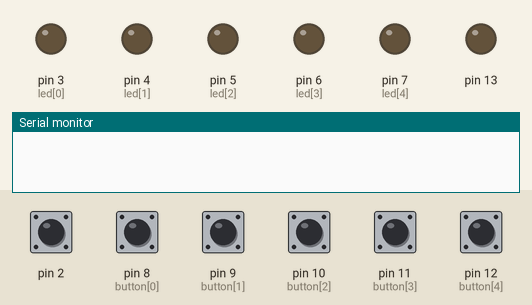
Simulated run of this sketch. Board: Arduino Uno, built with avr-gcc and run on an emulated ATmega328P. Shown: output pins drawn as LEDs (lit = HIGH), the last lines printed to the serial monitor. The test bench sets the inputs (shaded band); at power-on: pin 2, pin 8 (button[0]), pin 9 (button[1]), pin 10 (button[2]), pin 11 (button[3]), pin 12 (button[4]) HIGH.

Above: at 1.2 s.
1.3 s: pin 2 pulled LOW for 0.15 s
2.9 s: pin 8 (button[0]) pulled LOW for 0.15 s
At 3.8 s:
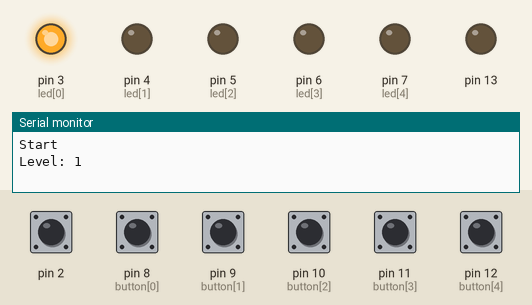
At 4.9 s:
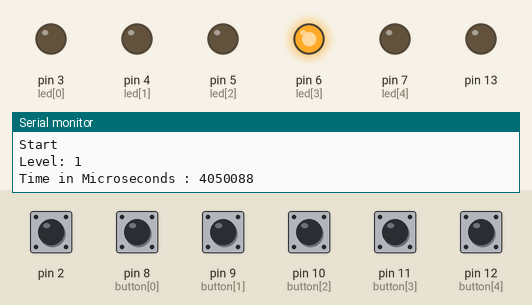
6.0 s: pin 9 (button[1]) pulled LOW for 0.15 s
At 6.8 s:
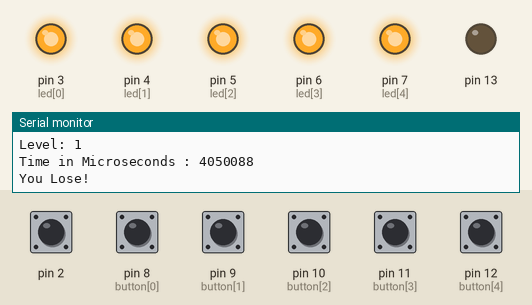
Timing chart, 0 to 9.0 s (numbered marks = the images above; inputs shaded):
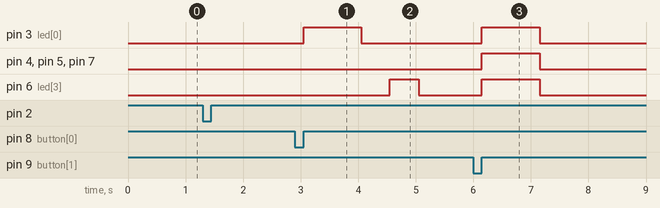

Measured:
- after the input at 2.9 s, pin 3 (led[0]): LOW → HIGH after 0.15 s, → LOW 1.0 s later; pin 6 (led[3]): LOW → HIGH after 1.7 s, → LOW 0.50 s later
- after the input at 6.0 s, pin 3 (led[0]), pin 4 (led[1]), pin 5 (led[2]), pin 6 (led[3]), pin 7 (led[4]): LOW → HIGH after 0.15 s, → LOW 1.0 s later

The sketch:

Fachon_Ke_Liye_Projekt.ino
```cpp
// MEMORY GAME
// on-off-reset pin = 2
// led pins = 3,4,5,6,7
// led buttons = 8,9,10,11,12
// win_light = 13

void setup()
{
    Serial.begin(115200);

    // win_light
    pinMode(13, OUTPUT);

    // led pins
    for (int i = 3; i <= 7; i++)
    {
        pinMode(i, OUTPUT);
    }

    // led buttons
    for (int i = 8; i <= 12; i++)
    {
        pinMode(i, INPUT);
        digitalWrite(i, HIGH); // Enable pull-up resistors
    }

    // start button
    pinMode(2, INPUT);
    digitalWrite(2, HIGH);
}

void loop()
{
    int led[] = {3, 4, 5, 6, 7};
    int button[] = {8, 9, 10, 11, 12};

    // BUTTONS TESTER

    //     while(1){
    //     int button_state[5];
    //     for(int i=0 ; i<5 ; i++){
    //         button_state[i] = 1 - digitalRead(button[i]);
    //         Serial.print(button_state[i]);
    //         Serial.print(" ");
    //     }
    //     Serial.println();
    // }

    // Start button check
    if (digitalRead(2) == LOW)
    {
        while (digitalRead(2) == LOW)
            ; // Debounce start button
        Serial.println("Start");

        int level = 0;
        while (level == 0)
        {
            // Select level by pressing a button
            for (int i = 0; i < 5; i++)
            {
                if (digitalRead(button[i]) == LOW)
                {
                    while (digitalRead(button[i]) == LOW)
                        ; // Debounce level button
                    level = i + 1;
                    Serial.println("Level: " + String(level));
                    break;
                }
            }
        }

        // Indicate selected level with LEDs
        for (int i = 0; i < level; i++)
        {
            digitalWrite(led[i], HIGH);
        }
        delay(1000);
        for (int i = 0; i < level; i++)
        {
            digitalWrite(led[i], LOW);
        }

        // Start memory game
        int seq_length = 4 + level;
        int seq[seq_length];
        int win = 1;
        for (int i = 1; i <= seq_length; i++)
        { // seq[i-1] = random(0, 5); // Generate random sequence //very randomized than predeciding since time is taken inside loop which further randomize the random due to human involvement
            // fuck this random shit doesn't work greatly produces 3 5 4 4 1 3 5 a lot of time stupid implementation
            long long the_time = micros();

            Serial.println("Time in Microseconds : " + String((unsigned long)the_time));

            seq[i - 1] = (the_time % 5);
            delay(500);

            // Display sequence
            for (int j = 0; j < i; j++)
            {
                digitalWrite(led[seq[j]], HIGH);
                delay(600 - (level * 100)); // Use the selected level as the delay factor
                digitalWrite(led[seq[j]], LOW);
                if (j != i - 1)
                {
                    delay(600 - (level * 100));
                }
            }

            // Wait for player to repeat the sequence
            for (int j = 0; j < i; j++)
            {
                int correct_button_pressed = 0;

                // Continuously check all buttons until the correct one is pressed
                while (!correct_button_pressed)
                {
                    for (int k = 0; k < 5; k++)
                    {
                        if (digitalRead(button[k]) == LOW)
                        {
                            while (digitalRead(button[k]) == LOW)
                                ; // Debounce button -- taaki jab tak press krke rakha pause ho jaye vhin pe

                            if (k == seq[j])
                            {
                                correct_button_pressed = 1;
                                delay(20); // Short delay to prevent button overlap
                            }
                            else
                            {
                                win = 0;
                                correct_button_pressed = 1; // Mark as lose
                                break;
                            }
                        }
                    }
                }

                if (!win)
                    break;
            }

            if (!win)
                break;
        }

        // Win or lose indication
        if (win)
        {
            Serial.println("You Win!");
            for (int i = 0; i < level * 2; i++)
            {
                digitalWrite(13, HIGH);
                delay(250 / level);
                digitalWrite(13, LOW);
                delay(250 / level);
            }
        }
        else
        {
            Serial.println("You Lose!");
            for (int i = 0; i < 5; i++)
            {
                digitalWrite(led[i], HIGH);
            }
            delay(1000);
            for (int i = 0; i < 5; i++)
            {
                digitalWrite(led[i], LOW);
            }
        }
    }
}
```
